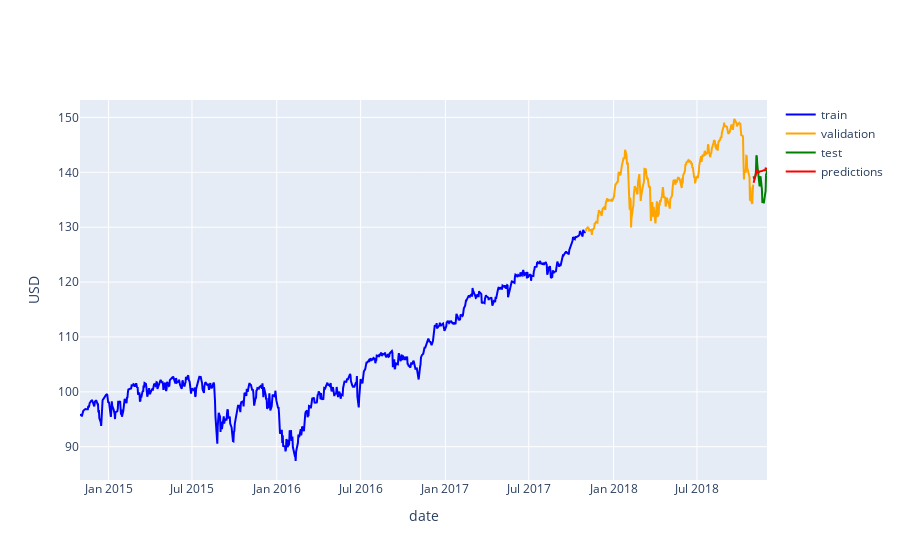

Notebook source saved alongside this figure:
### Code cell
# Plot test predictions
fig = go.Figure()

# Add traces
fig.add_trace(go.Scatter(x=train['date'], 
                         y=train['adj_close'],
                         mode='lines',
                         name='train',
                         line=dict(color='blue')))
fig.add_trace(go.Scatter(x=val['date'], 
                         y=val['adj_close'],
                         mode='lines',
                         name='validation',
                         line=dict(color='orange')))
fig.add_trace(go.Scatter(x=test['date'], 
                         y=test['adj_close'],
                         mode='lines',
                         name='test',
                         line=dict(color='green')))
fig.add_trace(go.Scatter(x=test[:H]['date'], 
                         y=preds_dict[list(preds_dict.keys())[0]],
                         mode='lines',
                         name='predictions',
                         line=dict(color='red')))
fig.update_layout(yaxis=dict(title='USD'),
                  xaxis=dict(title='date'))

### Figure 1 — Plotly figure (JSON) as saved in the notebook; plotly's stock layout.template omitted (floating-point values rounded to 4 significant figures; data arrays with more than 128 entries replaced by an {"elided": "..."} marker saying what was removed)
{"data": [{"name": "train", "mode": "lines", "y": {"elided": "756 float values"}, "x": {"elided": "756 str values"}, "line": {"color": "blue"}, "type": "scatter"}, {"name": "validation", "mode": "lines", "y": {"elided": "252 float values"}, "x": {"elided": "252 str values"}, "line": {"color": "orange"}, "type": "scatter"}, {"name": "test", "mode": "lines", "y": [139.3, 138.7, 139.4, 140.2, 143.1, 142.8, 141.3, 138.6, 138.4, 137.4, 139.0, 139.3, 136.8, 134.4, 135.1, 134.3, 136.4, 136.6, 139.8, 139.5, 140.5], "x": ["2018-11-01T00:00:00", "2018-11-02T00:00:00", "2018-11-05T00:00:00", "2018-11-06T00:00:00", "2018-11-07T00:00:00", "2018-11-08T00:00:00", "2018-11-09T00:00:00", "2018-11-12T00:00:00", "2018-11-13T00:00:00", "2018-11-14T00:00:00", "2018-11-15T00:00:00", "2018-11-16T00:00:00", "2018-11-19T00:00:00", "2018-11-20T00:00:00", "2018-11-21T00:00:00", "2018-11-23T00:00:00", "2018-11-26T00:00:00", "2018-11-27T00:00:00", "2018-11-28T00:00:00", "2018-11-29T00:00:00", "2018-11-30T00:00:00"], "line": {"color": "green"}, "type": "scatter"}, {"name": "predictions", "mode": "lines", "y": [138.1, 138.4, 139.3, 139.9, 140.2, 140.4, 140.2, 139.9, 140.2, 140.2, 140.1, 140.2, 140.3, 140.2, 140.3, 140.4, 140.4, 140.7, 140.7, 140.7, 140.6], "x": ["2018-11-01T00:00:00", "2018-11-02T00:00:00", "2018-11-05T00:00:00", "2018-11-06T00:00:00", "2018-11-07T00:00:00", "2018-11-08T00:00:00", "2018-11-09T00:00:00", "2018-11-12T00:00:00", "2018-11-13T00:00:00", "2018-11-14T00:00:00", "2018-11-15T00:00:00", "2018-11-16T00:00:00", "2018-11-19T00:00:00", "2018-11-20T00:00:00", "2018-11-21T00:00:00", "2018-11-23T00:00:00", "2018-11-26T00:00:00", "2018-11-27T00:00:00", "2018-11-28T00:00:00", "2018-11-29T00:00:00", "2018-11-30T00:00:00"], "line": {"color": "red"}, "type": "scatter"}], "layout": {"xaxis": {"title": {"text": "date"}}, "yaxis": {"title": {"text": "USD"}}}}
